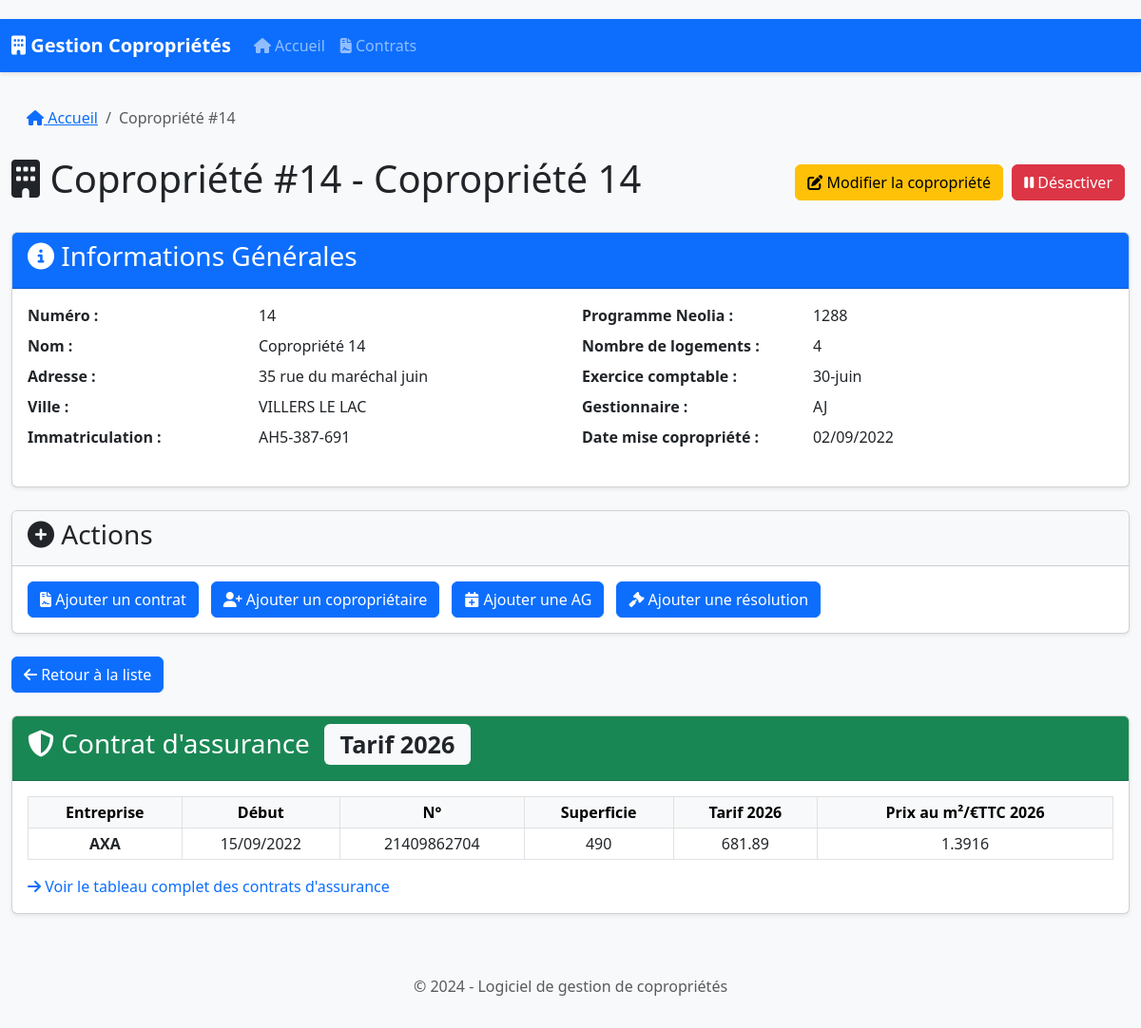
Screenshot of /copropriete/14 with the database file from the repository.
### database.py (models this page shows)
class Copropriete(db.Model):
    id = db.Column(db.Integer, primary_key=True)
    numero = db.Column(db.Integer, unique=True, nullable=False)
    nom = db.Column(db.String(200), nullable=False)
    date_mise_copropriete = db.Column(db.Date)
    programme_neolia = db.Column(db.String(100))
    adresse = db.Column(db.String(300))
    ville = db.Column(db.String(100))
    immatriculation = db.Column(db.String(100))
    nombre_logements = db.Column(db.Integer)
    exercice_comptable = db.Column(db.String(20))  # Ex: "31-déc", "30-juin"
    gestionnaire = db.Column(db.String(50))  # Ex: "AJ", "KS"
    est_active = db.Column(db.Boolean, default=True)
    fiche_immeuble = db.relationship('FicheImmeuble', backref='copropriete', uselist=False)
    contrats = db.relationship('Contrat', backref='copropriete', lazy=True)
    coproprietaires = db.relationship('Coproprietaire', backref='copropriete', lazy=True)
    assemblees_generales = db.relationship('AssembleeGenerale', backref='copropriete', lazy=True)
    resolutions_futures = db.relationship('ResolutionFuture', backref='copropriete', lazy=True)

### app.py (models this page shows)
class AssuranceCellule(db.Model):
    __tablename__ = 'assurance_cellules'
    id = db.Column(db.Integer, primary_key=True)
    ligne_id = db.Column(db.Integer, db.ForeignKey('assurance_lignes.id'), nullable=False)
    colonne_id = db.Column(db.Integer, db.ForeignKey('assurance_colonnes.id'), nullable=False)
    valeur = db.Column(db.Text)

### app.py (the view)
@app.route('/copropriete/<int:copro_id>')
def copropriete(copro_id):
    copropriete = Copropriete.query.options(
        joinedload(Copropriete.fiche_immeuble),
        joinedload(Copropriete.coproprietaires),
        joinedload(Copropriete.coproprietaires).joinedload(Coproprietaire.lots),
        joinedload(Copropriete.coproprietaires).joinedload(Coproprietaire.emails),
        joinedload(Copropriete.coproprietaires).joinedload(Coproprietaire.telephones),
        joinedload(Copropriete.contrats).joinedload(Contrat.prestations),
        joinedload(Copropriete.assemblees_generales).joinedload(AssembleeGenerale.points_a_retenir),
        joinedload(Copropriete.assemblees_generales).joinedload(AssembleeGenerale.budgets_travaux).joinedload(BudgetTravaux.appels_fonds),
        joinedload(Copropriete.resolutions_futures)
    ).get_or_404(copro_id)
    types_contrats = ["Assurance", "Nettoyage", "Entretien", "Sécurité", "Autre"]
    civilites = Civilite.query.all()
    assurance_contrat = _assurance_pour_copropriete(copropriete.numero)
    return render_template(
        'copropriete.html',
        copropriete=copropriete,
        contrats=copropriete.contrats,
        coproprietaires=copropriete.coproprietaires,
        assemblees=copropriete.assemblees_generales,
        resolutions=copropriete.resolutions_futures,
        types_contrats=types_contrats,
        civilites=civilites,
        assurance_contrat=assurance_contrat
    )

### app.py (called while the page is built)
@app.context_processor
def inject_models():
    return dict(Civilite=Civilite)

### templates/copropriete.html (shortened to what this page needs)
{% extends "base.html" %}
{% block content %}
<div class="row">
    <div class="col-md-12">
        <nav aria-label="breadcrumb">
            <ol class="breadcrumb">
                <li class="breadcrumb-item"><a href="{{ url_for('index') }}"><i class="fas fa-home"></i> Accueil</a></li>
                <li class="breadcrumb-item active" aria-current="page">Copropriété #{{ copropriete.numero }}</li>
            </ol>
        </nav>
        <div class="d-flex justify-content-between align-items-center mb-4">
            <h1><i class="fas fa-building"></i> Copropriété #{{ copropriete.numero }} - {{ copropriete.nom }}</h1>
            <div>
                    <a href="{{ url_for('edit_copropriete', copro_id=copropriete.id) }}" class="btn btn-warning">
                        <i class="fas fa-edit"></i> Modifier la copropriété
                    </a>
                {% if copropriete.est_active %}
                    <form method="POST" action="{{ url_for('toggle_active', copro_id=copropriete.id) }}" class="d-inline">
                        <button type="submit" class="btn btn-danger">
                            <i class="fas fa-pause"></i> Désactiver
                        </button>
                    </form>
                {% else %}
                    <form method="POST" action="{{ url_for('toggle_active', copro_id=copropriete.id) }}" class="d-inline">
                        <button type="submit" class="btn btn-success">
                            <i class="fas fa-play"></i> Réactiver
                        </button>
                    </form>
                {% endif %}
            </div>
        </div>
    </div>
</div>
<div class="card mb-4">
    <div class="card-header bg-primary text-white">
        <h3><i class="fas fa-info-circle"></i> Informations Générales</h3>
    </div>
    <div class="card-body">
        <div class="row">
            <div class="col-md-6">
                <dl class="row">
                    <dt class="col-sm-5">Numéro :</dt>
                    <dd class="col-sm-7">{{ copropriete.numero }}</dd>
                    <dt class="col-sm-5">Nom :</dt>
                    <dd class="col-sm-7">{{ copropriete.nom }}</dd>
                    <dt class="col-sm-5">Adresse :</dt>
                    <dd class="col-sm-7">{{ copropriete.adresse }}</dd>
                    <dt class="col-sm-5">Ville :</dt>
                    <dd class="col-sm-7">{{ copropriete.ville }}</dd>
                    <dt class="col-sm-5">Immatriculation :</dt>
                    <dd class="col-sm-7">{{ copropriete.immatriculation or 'N/C' }}</dd>
                </dl>
            </div>
            <div class="col-md-6">
                <dl class="row">
                    <dt class="col-sm-5">Programme Neolia :</dt>
                    <dd class="col-sm-7">{{ copropriete.programme_neolia or 'N/C' }}</dd>
                    <dt class="col-sm-5">Nombre de logements :</dt>
                    <dd class="col-sm-7">{{ copropriete.nombre_logements or 0 }}</dd>
                    <dt class="col-sm-5">Exercice comptable :</dt>
                    <dd class="col-sm-7">{{ copropriete.exercice_comptable or 'N/C' }}</dd>
                    <dt class="col-sm-5">Gestionnaire :</dt>
                    <dd class="col-sm-7">{{ copropriete.gestionnaire or 'N/C' }}</dd>
                    <dt class="col-sm-5">Date mise copropriété :</dt>
                    <dd class="col-sm-7">
                        {{ copropriete.date_mise_copropriete.strftime('%d/%m/%Y') if copropriete.date_mise_copropriete else 'N/C' }}
                    </dd>
                </dl>
            </div>
        </div>
    </div>
</div>
<div class="card mb-4">
    <div class="card-header bg-light">
        <h3><i class="fas fa-plus-circle"></i> Actions</h3>
    </div>
    <div class="card-body">
        <div class="d-flex flex-wrap gap-2">
            <button type="button" class="btn btn-primary" data-bs-toggle="modal" data-bs-target="#addContratModal">
                <i class="fas fa-file-contract"></i> Ajouter un contrat
            </button>
            <button type="button" class="btn btn-primary" data-bs-toggle="modal" data-bs-target="#addCoproprietaireModal">
                <i class="fas fa-user-plus"></i> Ajouter un copropriétaire
            </button>
            <button type="button" class="btn btn-primary" data-bs-toggle="modal" data-bs-target="#addAGModal">
                <i class="fas fa-calendar-plus"></i> Ajouter une AG
            </button>
            <button type="button" class="btn btn-primary" data-bs-toggle="modal" data-bs-target="#addResolutionModal">
                <i class="fas fa-gavel"></i> Ajouter une résolution
            </button>
        </div>
    </div>
</div>
<a href="{{ url_for('index') }}" class="btn btn-primary mb-4">
    <i class="fas fa-arrow-left"></i> Retour à la liste
</a>
{% if assurance_contrat %}
<div class="card mb-4">
    <div class="card-header bg-success text-white">
        <h3><i class="fas fa-shield-alt"></i> Contrat d'assurance
            {% if assurance_contrat.derniere_annee %}<span class="badge bg-light text-dark ms-2">Tarif {{ assurance_contrat.derniere_annee }}</span>{% endif %}
        </h3>
    </div>
    <div class="card-body">
        <div class="table-responsive">
            <table class="table table-sm table-bordered align-middle">
                <thead class="table-light">
                    <tr class="text-center">
                        <th>Entreprise</th>
                        <th>Début</th>
                        <th>N°</th>
                        <th>Superficie</th>
                        {% if assurance_contrat.derniere_annee %}
                        <th>Tarif {{ assurance_contrat.derniere_annee }}</th>
                        <th>Prix au m²/€TTC {{ assurance_contrat.derniere_annee }}</th>
                        {% endif %}
                    </tr>
                </thead>
                <tbody>
                    <tr class="text-center">
                        <td class="fw-bold">{{ assurance_contrat.entreprise or '—' }}</td>
                        <td>{{ assurance_contrat.debut or '—' }}</td>
                        <td>{{ assurance_contrat.numero_contrat or '—' }}</td>
                        <td>{{ assurance_contrat.superficie or '—' }}</td>
                        {% if assurance_contrat.derniere_annee %}
                        <td>{{ assurance_contrat.dernier_tarif or '—' }}</td>
                        <td>{{ assurance_contrat.dernier_prix_m2 or '—' }}</td>
                        {% endif %}
                    </tr>
                </tbody>
            </table>
        </div>
        <p class="text-muted mb-0">
            <a href="{{ url_for('assurance_page') }}" class="text-decoration-none">
                <i class="fas fa-arrow-right"></i> Voir le tableau complet des contrats d'assurance
            </a>
        </p>
    </div>
</div>
{% endif %}
{% endblock %}

### static/css/style.css (style rules this page uses)
body { padding-top: 20px; background-color: #f8f9fa; }
.card { margin-bottom: 20px; box-shadow: 0 0.125rem 0.25rem rgba(0, 0, 0, 0.075); }
.card-header { font-weight: 600; }
.table-responsive { overflow-x: auto; }
.table { margin-bottom: 1rem; }
.table th { white-space: nowrap; }
.badge { font-size: 0.9em; padding: 0.35em 0.65em; }
.btn { margin-right: 5px; }
.breadcrumb { background-color: transparent; padding: 0.75rem 1rem; }
.breadcrumb-item + .breadcrumb-item::before { content: "/"; }

### rows the page displays
Copropriete: numero "14", nom "Copropriété 14", adresse "35 rue du maréchal juin", ville "VILLERS LE LAC", immatriculation "AH5-387-691", programme_neolia "1288", nombre_logements "4", exercice_comptable "30-juin", gestionnaire "AJ", date_mise_copropriete "02/09/2022"
AssuranceCellule: valeur "AXA"
AssuranceCellule: valeur "15/09/2022"
AssuranceCellule: valeur "21409862704"
AssuranceCellule: valeur "490"
AssuranceCellule: valeur "681.89"
AssuranceCellule: valeur "1.3916"

### other values shown
{{ assurance_contrat.derniere_annee }} "2026"
